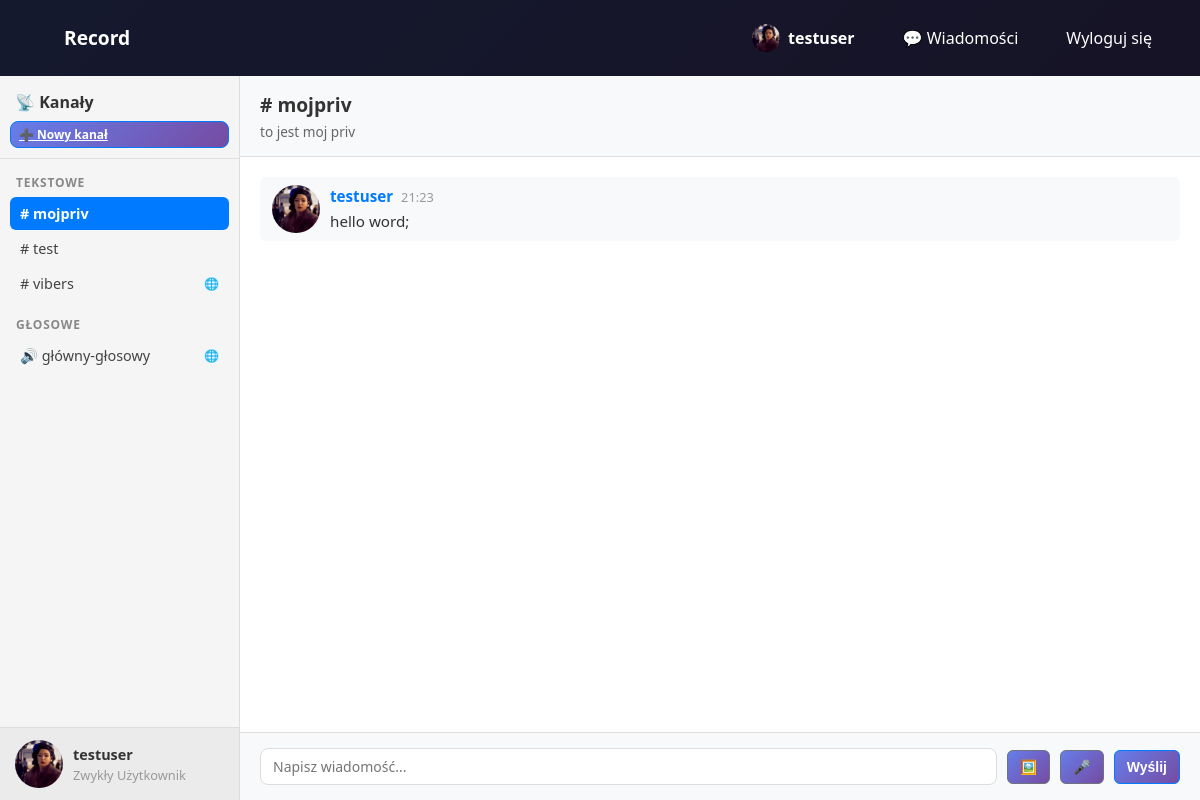
The app's page /?channel_id=6 (signed in), older data.
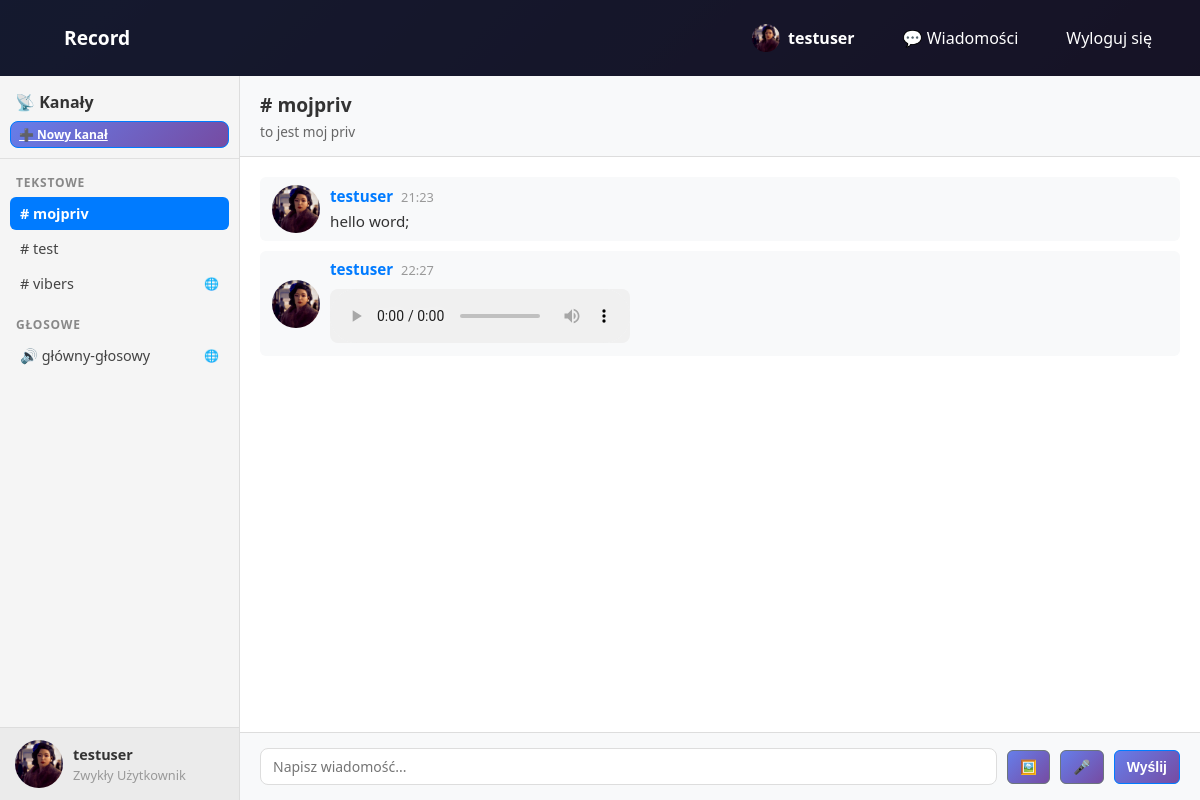
The same page, newer data.
### record_app/models.py (models this page shows, shortened)
class Channel(models.Model):
    CHANNEL_TYPE_CHOICES = [
        ('text', 'Kanał tekstowy'),
        ('voice', 'Kanał głosowy'),
    ]
    name = models.CharField(max_length=100)
    description = models.TextField(blank=True, null=True)
    channel_type = models.CharField(
        max_length=10,
        choices=CHANNEL_TYPE_CHOICES,
        default='text'
    )
    is_public = models.BooleanField(default=True)
    created_by = models.ForeignKey(User, on_delete=models.CASCADE, related_name='created_channels')
    created_at = models.DateTimeField(auto_now_add=True)
    updated_at = models.DateTimeField(auto_now=True)
    class Meta:
        verbose_name = 'Kanał'
        verbose_name_plural = 'Kanały'
        ordering = ['created_at']

class Message(models.Model):
    channel = models.ForeignKey(Channel, on_delete=models.CASCADE, related_name='messages')
    author = models.ForeignKey(User, on_delete=models.CASCADE, related_name='messages')
    content = models.TextField()
    image = models.ImageField(upload_to='messages/', blank=True, null=True)
    audio = models.FileField(upload_to='messages_audio/', blank=True, null=True)
    created_at = models.DateTimeField(auto_now_add=True)
    updated_at = models.DateTimeField(auto_now=True)
    class Meta:
        verbose_name = 'Wiadomość'
        verbose_name_plural = 'Wiadomości'
        ordering = ['created_at']

class User(AbstractUser):
    ROLE_CHOICES = [
        ('user', 'Zwykły Użytkownik'),
        ('moderator', 'Moderator'),
        ('admin', 'Administrator'),
    ]
    role = models.CharField(
        max_length=10,
        choices=ROLE_CHOICES,
        default='user'
    )
    is_banned = models.BooleanField(default=False)
    description = models.TextField(blank=True, null=True)
    avatar = models.ImageField(upload_to='avatars/', blank=True, null=True)
    @property
    def avatar_url(self):
        if self.avatar:
            return self.avatar.url
        return f'{settings.MEDIA_URL}avatars/default_pfp.jpg'
    class Meta:
        verbose_name = 'Użytkownik'
        verbose_name_plural = 'Użytkownicy'

### record_app/views.py (the view)
# urls.py: path('', views.home_view, name='home'),
@login_required(login_url='login')
def home_view(request):
    all_channels = Channel.objects.filter(
        Q(is_public=True) |
        Q(members__user=request.user) |
        Q(created_by=request.user)
    ).distinct()
    text_channels = all_channels.filter(channel_type='text').order_by('name')
    voice_channels = all_channels.filter(channel_type='voice').order_by('name')
    selected_channel_id = request.GET.get('channel_id')
    selected_channel = None
    messages_list = []
    if selected_channel_id:
        try:
            selected_channel = Channel.objects.get(id=selected_channel_id)
            is_member = selected_channel.members.filter(user=request.user).exists() or \
                       selected_channel.is_public or \
                       selected_channel.created_by == request.user
            if not is_member and request.user.role not in ['admin', 'moderator']:
                messages.error(request, "Nie masz dostępu do tego kanału.")
                selected_channel = None
            else:
                messages_list = selected_channel.messages.all()[:50]  # Ostatnie 50 wiadomości
        except Channel.DoesNotExist:
            pass
    message_form = MessageForm() if selected_channel else None
    context = {
        'text_channels': text_channels,
        'voice_channels': voice_channels,
        'selected_channel': selected_channel,
        'messages': messages_list,
        'message_form': message_form,
        'is_admin': request.user.role in ['admin', 'moderator'],
    }
    return render(request, 'record_app/home.html', context)

### record_app/forms.py (shortened to what this page needs)
class MessageForm(forms.ModelForm):
    class Meta:
        model = Message
        fields = ('content',)
        widgets = {
            'content': forms.Textarea(attrs={
                'class': 'form-control',
                'placeholder': 'Napisz wiadomość...',
                'rows': 2
            })
        }

### record_app/context_processors.py (called while the page is built)
def pending_reports(request):
    if request.user.is_authenticated and request.user.role in ('admin', 'moderator'):
        count = Report.objects.filter(status='pending').count()
        return {'pending_reports_count': count}
    return {'pending_reports_count': 0}

### record_app/templates/record_app/home.html (shortened to what the changed rows need)
{% extends "record_app/base.html" %}
{% load static %}
{% block extra_css %}
<link rel="stylesheet" href="{% static 'css/chat.css' %}">
<link rel="stylesheet" href="{% static 'css/home.css' %}">
{% endblock %}
{% block content %}
<div class="record-wrapper">
    <div class="record-layout">
        <aside class="channels-sidebar">
            <div class="channels-grid">
                <div class="channel-column">
                    <div class="channel-list" id="text-channels-list">
                        {% for channel in text_channels %}
                        <div class="channel-item" data-channel-id="{{ channel.id }}">
                            <a href="?channel_id={{ channel.id }}"
                               class="channel-link {% if selected_channel.id == channel.id %}active{% endif %}">
                                # {{ channel.name }}
                                {% if channel.is_public %}
                                <span class="badge-public">🌐</span>
                                {% endif %}
                            </a>
                        </div>
                        {% endfor %}
                    </div>
                </div>
                <div class="channel-column">
                    <div class="channel-list" id="voice-channels-list">
                        {% for channel in voice_channels %}
                        <div class="channel-item" data-channel-id="{{ channel.id }}">
                            <a href="?channel_id={{ channel.id }}"
                               class="channel-link {% if selected_channel.id == channel.id %}active{% endif %}">
                                🔊 {{ channel.name }}
                                {% if channel.is_public %}
                                <span class="badge-public">🌐</span>
                                {% endif %}
                            </a>
                        </div>
                        {% endfor %}
                    </div>
                </div>
            </div>
        </aside>
        <main class="chat-area">
            {% if selected_channel %}
            <div class="chat-header">
                <div class="channel-title">
                    <h3>
                        {% if selected_channel.channel_type == 'text' %}#{% else %}🔊{% endif %}
                        {{ selected_channel.name }}
                    </h3>
                    {% if selected_channel.description %}
                    <p class="channel-description">{{ selected_channel.description }}</p>
                    {% endif %}
                </div>
            </div>
            {% if selected_channel.channel_type == 'text' %}
            <div class="messages-area">
                <div class="messages-container" id="messages-container">
                    {% if messages|length > 0 %}
                        {% for message in messages %}
                        <div class="message" data-message-id="{{ message.id }}">
                            <img src="{{ message.author.avatar_url }}" alt="{{ message.author.username }}" class="avatar avatar-md">
                            <div class="message-body">
                                <div class="message-header">
                                    <strong class="message-author">{{ message.author.username }}</strong>
                                    <span class="message-time">{{ message.created_at|date:"H:i" }}</span>
                                </div>
                                {% if message.content %}
                                <div class="message-content">{{ message.content }}</div>
                                {% endif %}
                                {% if message.audio %}
                                <div class="message-audio">
                                    <audio controls class="voice-player">
                                        <source src="{{ message.audio.url }}" type="audio/webm">
                                        <source src="{{ message.audio.url }}" type="audio/mpeg">
                                    </audio>
                                </div>
                                {% endif %}
                            </div>
                        </div>
                        {% endfor %}
                    {% else %}
                    <div class="no-messages">
                        <p>Brak wiadomości w tym kanale. Bądź pierwszy!</p>
                    </div>
                    {% endif %}
                </div>
            </div>
            <div class="message-input-area">
                <div class="message-form" id="message-form-wrapper">
                    <div class="message-input-row">
                        <input type="text"
                               id="message-input"
                               name="content"
                               class="form-control"
                               placeholder="Napisz wiadomość..."
                               autocomplete="off">
                        <button type="button" id="image-btn" class="btn btn-secondary" title="Dodaj obrazek">🖼️</button>
                        <button type="button" id="voice-btn" class="btn btn-secondary" title="Nagraj wiadomość głosową">🎤</button>
                        <button type="button" id="send-btn" class="btn btn-primary">Wyślij</button>
                    </div>
                </div>
            </div>
            {% endif %}
            {% endif %}
        </main>
    </div>
</div>
{% endblock %}

Row changes from the older to the newer data that the page shows:
added Message: author.avatar_url (picture), author.username "testuser", created_at "22:27"
